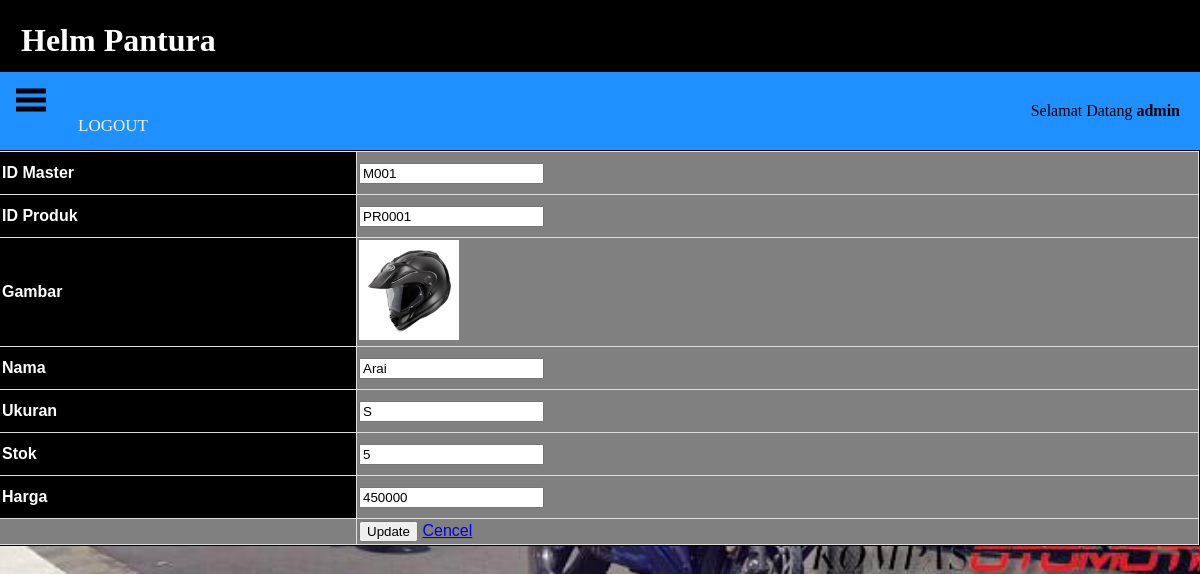
The app's page /dasboard.php?page=update_master&id=M001 (signed in) with its own data.
### tables this page shows
CREATE TABLE `data_master` (
  `id_master` char(20) NOT NULL,
  `id_produk` varchar(225) NOT NULL,
  `id_ukuran` varchar(225) NOT NULL,
  `stok` int(30) NOT NULL,
  `harga` int(30) NOT NULL
);

CREATE TABLE `produk` (
  `id_produk` char(20) NOT NULL,
  `gambar` varchar(225) NOT NULL,
  `nama` varchar(225) NOT NULL
);

CREATE TABLE `ukuran_helm` (
  `id_ukuran` char(20) NOT NULL,
  `nama_ukuran` varchar(20) NOT NULL
);

### edit_master.php (the view, shortened to what this page needs)
<form action="proses_edit_master.php" method="post" enctype="multipart/form-data">
	<?php
		include "koneksi.php";
		$query = mysqli_query($koneksi, "SELECT * FROM data_master X
INNER JOIN produk Y ON X.id_produk = Y.id_produk
INNER JOIN ukuran_helm Z ON X.id_ukuran = Z.id_ukuran WHERE X.id_master = '$_GET[id]' ORDER BY id_master");
		$data = mysqli_fetch_array($query);
	?>
	<table class="das_table">
		<tr>
			<th>ID Master</th>
			<td>
				<input type="text" name="id" value="<?php echo $data['id_master'] ?>" readonly>
			</td>
		</tr>
		<tr>
			<th>ID Produk</th>
			<td><input type="text" name="produk" value="<?php echo $data['id_produk'] ?>" readonly></td>
		</tr>
			<th>Gambar</th>
			<td>
				<?php echo "<img src='images/".$data['gambar']."' width='100' height='100'>" ?>
			</td>
		<tr>
			<th>Nama</th>
			<td>
				<input type="text" name="name" value="<?php echo $data['nama'] ?>" readonly>
			</td>
		</tr>
		<tr>
			<th>Ukuran</th>
			<td><input type="text" name="ukuran" value="<?php echo $data['nama_ukuran'] ?>" readonly></td>
		</tr>
		<tr>
			<th>Stok</th>
			<td><input type="text" name="stok" value="<?php echo $data['stok'] ?>"></td>
		</tr>
		<tr>
			<th>Harga</th>
			<td><input type="text" name="harga" value="<?php echo $data['harga'] ?>"></td>
		</tr>
		<tr><td></td>
			<td>
				<input type="submit" name="ubah" value="Update">
				<a href="dasboard.php?page=data_master">Cencel</a>
			</td>
		</tr>
	</table>
</form>

### style.css (style rules this page uses)
body { margin:0; padding: 0; background-image: url("img/kompas_oto.jpg"); background-repeat: no-repeat; background-size: cover; min-height: 700px; }

### das_utami.css (style rules this page uses)
body { height: 100% }
.das_table { font-family: "Trebuchet MS", Arial, Helvetica, sans-serif; border-collapse: collapse; width: 100%; min-width: 100%; }
.das_table td, .das_table th { border: 1px solid #ddd; padding: 2px; }
.das_table tr:nth-child(even) { background-color: #f2f2f2; }
.das_table th { padding-top: 12px; padding-bottom: 12px; text-align: left; background-color: black; color: white; }
.das_table td { background-color: #808080; }

### records on screen
data_master: id "M001", produk "PR0001", id_produk.gambar (picture), name "Arai", ukuran "S", stok "5", harga "450000"

### other values on screen
$_SESSION['username'] "admin"
